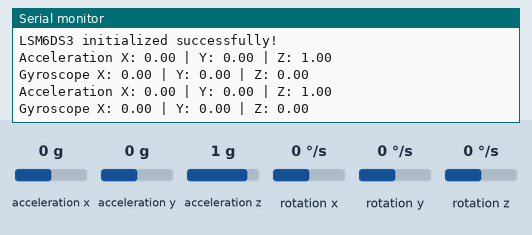
This sketch was run on a simulated Arduino Nano 33 IoT. Shown: the last lines printed to the serial monitor. The inputs (shaded band) are chosen by the test bench; at power-on: rotation x 0 °/s, acceleration x 0 g, acceleration y 0 g, acceleration z 1 g, rotation y 0 °/s, rotation z 0 °/s.

Above: at 1.8 s.
1.9 s: rotation x set to -192 °/s
At 2.8 s:
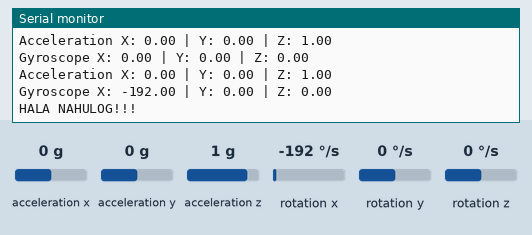
4.5 s: acceleration x set to -1.4 g
At 5.8 s:
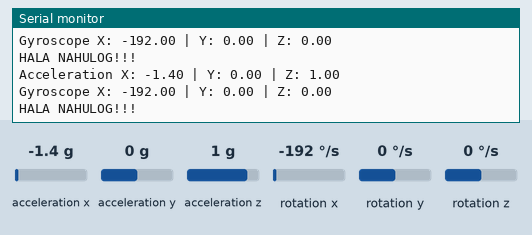
6.0 s: acceleration y set to -1.4 g
At 6.8 s:
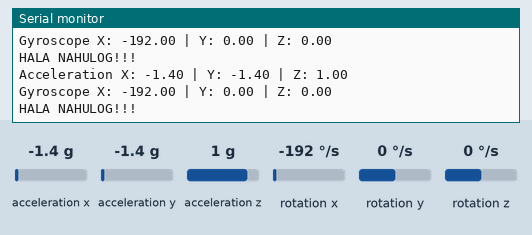
7.5 s: acceleration z set to -1.4 g
At 8.5 s:
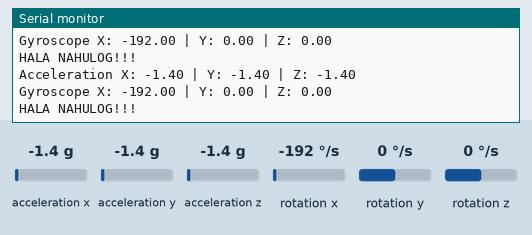
9.0 s: rotation y set to -192 °/s
At 9.4 s:
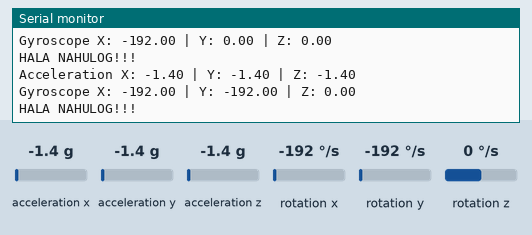

Measured:
- after the input at 1.9 s, the serial monitor: prints a new line after 0.11 s (image 1)
- after the input at 4.5 s, the serial monitor: prints a new line after 0.52 s (image 2)
- after the input at 6.0 s, the serial monitor: prints a new line at once (image 3)
- after the input at 7.5 s, the serial monitor: prints a new line after 0.53 s (image 4)
- after the input at 9.0 s, the serial monitor: prints a new line at once (image 5)

The sketch:

LSM6DS3.ino
```cpp
#include <Arduino_LSM6DS3.h>

const float threshold = 50.0;
void setup() {
  Serial.begin(9600);
  while (!Serial);

  if (!IMU.begin()) {
    Serial.println("Failed to initialize IMU!");
    while (1);
  }

  Serial.println("LSM6DS3 initialized successfully!");
}

void loop() {
  float accelX, accelY, accelZ;
  float gyroX, gyroY, gyroZ;

  if (IMU.accelerationAvailable()) {
    IMU.readAcceleration(accelX, accelY, accelZ);
    Serial.print("Acceleration X: ");
    Serial.print(accelX);
    Serial.print(" | Y: ");
    Serial.print(accelY);
    Serial.print(" | Z: ");
    Serial.println(accelZ);
  }

  if (IMU.gyroscopeAvailable()) {
    IMU.readGyroscope(gyroX, gyroY, gyroZ);
    Serial.print("Gyroscope X: ");
    Serial.print(gyroX);
    Serial.print(" | Y: ");
    Serial.print(gyroY);
    Serial.print(" | Z: ");
    Serial.println(gyroZ);

    // Check for significant changes in the gyroscope data
    if (gyroX < -10 - threshold || gyroX > 8 + threshold ||
        gyroY < -10 - threshold || gyroY > 8 + threshold ||
        gyroZ < -10 - threshold || gyroZ > 8 + threshold) {
      Serial.println("HALA NAHULOG!!!");
    }
  }

  delay(1000);
}
// DON'T JUDGE US PO HAHAHAHAAHAHAHAHA HI KUYAAAAA!
```
